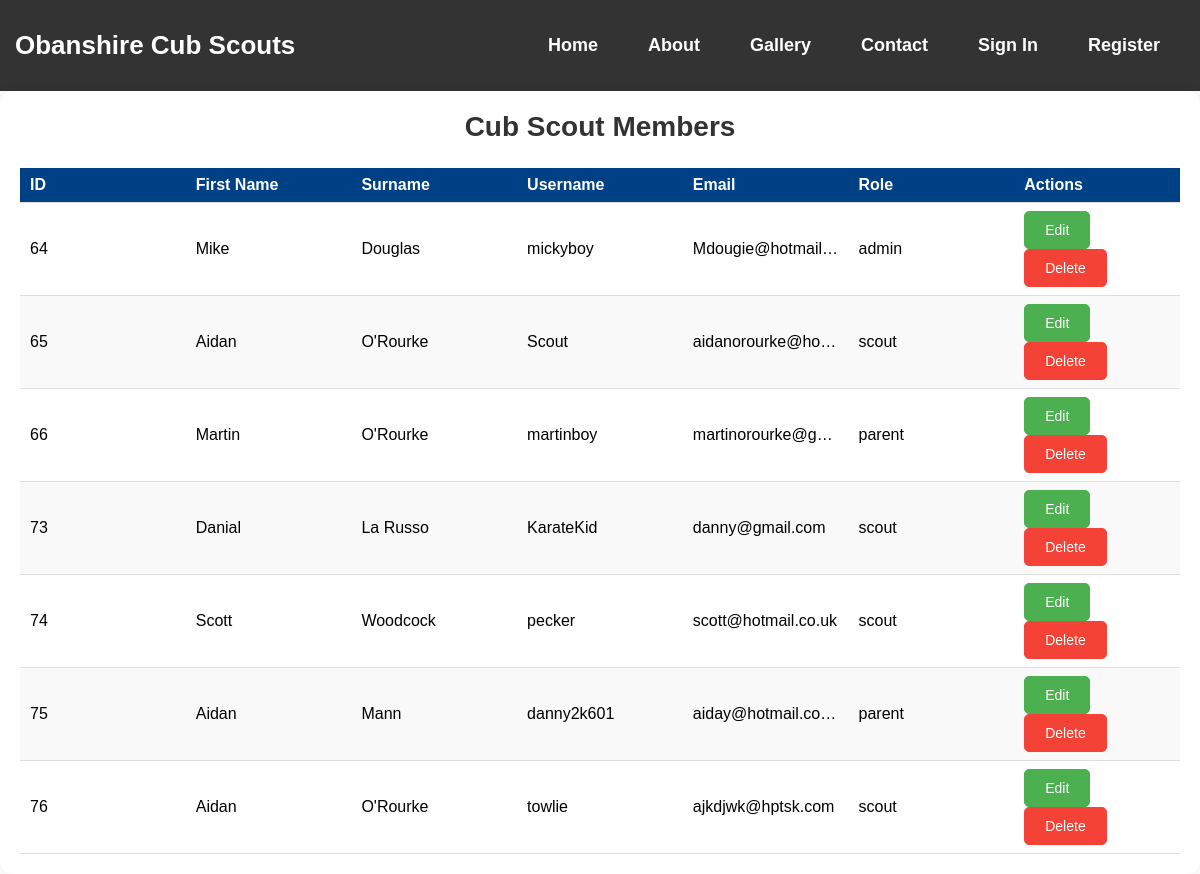
The app's page /public/admin/users.php, older data.
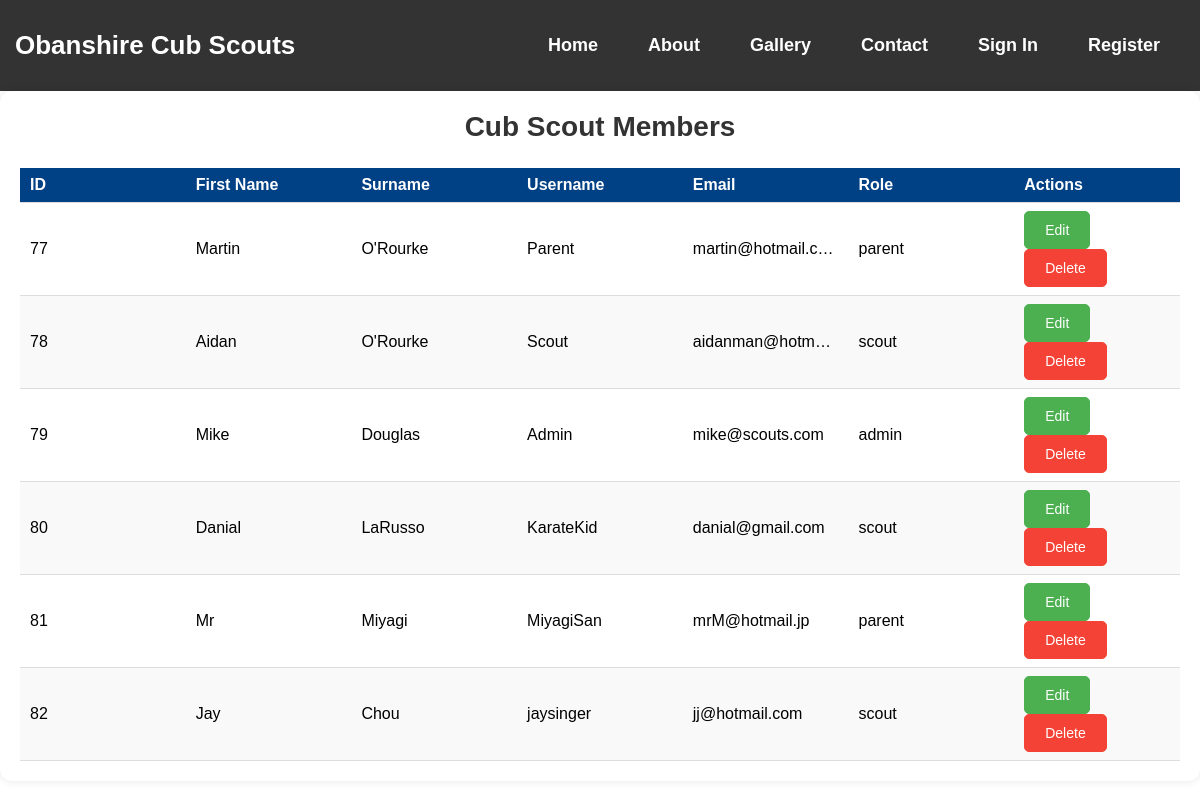
The same page, newer data.
### tables this page shows
CREATE TABLE `users` (
  `id` int(11) NOT NULL,
  `username` varchar(50) NOT NULL,
  `password` varchar(255) NOT NULL,
  `email` varchar(100) NOT NULL,
  `user_type` enum('admin','scout','parent') NOT NULL,
  `first_name` varchar(255) DEFAULT NULL,
  `surname` varchar(255) DEFAULT NULL
);

### public/admin/users.php (the view, shortened to what this page needs)
<?php
    include 'includes/header.php';
    include 'config/config.php';
$sql = "SELECT id, first_name, surname, username, email, user_type FROM users ORDER BY id ASC";
$result = mysqli_query($conn, $sql);
?>
<!DOCTYPE html>
<html lang="en">
<head>
</head>
<body>
  <div class="admin-container">
    <h1 class="admin-title">Cub Scout Members</h1>
    <div class="admin-table-wrapper">
      <table class="admin-table">
        <thead>
          <tr>
            <th>ID</th>
            <th>First Name</th>
            <th>Surname</th>
            <th>Username</th>
            <th>Email</th>
            <th>Role</th>
            <th>Actions</th>
          </tr>
        </thead>
        <tbody>
          <?php if (mysqli_num_rows($result) > 0): ?>
            <?php while ($user = mysqli_fetch_assoc($result)): ?>
              <tr>
                <td data-label="ID"><?= htmlspecialchars($user['id']) ?></td>
                <td data-label="first_name"><?= htmlspecialchars($user['first_name']) ?></td>
                <td data-label="surname"><?= htmlspecialchars($user['surname']) ?></td>
                <td data-label="Username"><?= htmlspecialchars($user['username']) ?></td>
                <td data-label="Email"><?= htmlspecialchars($user['email']) ?></td>
                <td data-label="Role"><?= htmlspecialchars($user['user_type']) ?></td>
                <td data-label="Actions">
                <a href="edit-user.php?id=<?= $user['id'] ?>" class="btn-edit">Edit</a>
                <a href="handlers/delete_user.php?id=<?= $user['id'] ?>" class="btn-delete" onclick="return confirm('Are you sure you want to delete this user?')">Delete</a>
                </td>
              </tr>
            <?php endwhile; ?>
          <?php else: ?>
            <tr>
              <td colspan="4" class="no-users">No users found.</td>
            </tr>
          <?php endif; ?>
        </tbody>
      </table>
    </div>
  </div>
</body>
</html>

### includes/header.php (shortened to what this page needs)
<!DOCTYPE html>
<html lang="en">
<head>
    <link rel="stylesheet" href="assets/css/style.css">
    <link rel="stylesheet" href="assets/css/nav.css">
    <link rel="stylesheet" href="assets/css/confirmation-message.css">
    <link rel="stylesheet" href="assets/css/users.css">
</head>
<body>
    <?php include "navigation.php"; ?>
</body>
</html>

### includes/navigation.php (shortened to what this page needs)
<nav class="navbar">
    <div class="navbar-container">
        <div class="logo">
            <a href="<?= ROOT_DIR ?>">Obanshire Cub Scouts</a>
        </div>
        <ul class="nav-links" id="navLinks">
            <?php if (!isset($_SESSION['user_type'])): ?>
                <li><a href="<?= ROOT_DIR ?>">Home</a></li>
                <li><a href="<?= ROOT_DIR ?>about">About</a></li>
                <li><a href="<?= ROOT_DIR ?>gallery">Gallery</a></li>
                <li><a href="<?= ROOT_DIR ?>contact">Contact</a></li>
                <li><a href="<?= ROOT_DIR ?>sign_in">Sign In</a></li>
                <li><a href="<?= ROOT_DIR ?>register">Register</a></li>
            <?php endif; ?>
        </ul>
    </div>
</nav>

### assets/css/style.css (style rules this page uses)
* { margin: 0; padding: 0; box-sizing: border-box; font-family: sans-serif; font-size: 16px; }

### assets/css/nav.css (style rules this page uses)
.navbar { background-color: #333; padding: 30px 15px; z-index: 999; }
.navbar-container { display: flex; justify-content: space-between; align-items: center; position: relative; }
.logo a { color: white; text-decoration: none; font-size: 26px; font-weight: bold; }
.nav-links { list-style-type: none; display: flex; justify-content: center; align-items: center; transition: all 0.3s ease; }
.nav-links li { margin: 0 15px; }
.nav-links a { color: white; text-decoration: none; font-size: 18px; font-weight: 800; padding: 10px; transition: background-color 0.3s ease; }

### assets/css/users.css (style rules this page uses)
.admin-container { max-width: 1500px; margin: 0 auto; background: #fff; padding: 20px; border-radius: 12px; box-shadow: 0 0 10px rgba(0,0,0,0.1); }
.admin-title { text-align: center; margin-bottom: 25px; color: #333; font-size: 28px; }
.admin-table-wrapper { overflow-x: auto; }
.admin-table { width: 100%; border-collapse: collapse; table-layout: fixed; }
.admin-table th, .admin-table td { padding: 8px 10px; border-bottom: 1px solid #ddd; text-align: left; overflow: hidden; text-overflow: ellipsis; }
.admin-table th { background-color: #004085; color: white; }
.admin-table tr:nth-child(even) { background-color: #f9f9f9; }
.btn-edit, .btn-delete { padding: 10px 20px; font-size: 14px; text-decoration: none; border-radius: 5px; display: inline-block; text-align: center; transition: background-color 0.3s, color 0.3s; }
.btn-edit { background-color: #4CAF50; color: white; border: 1px solid #4CAF50; }
.btn-delete { background-color: #f44336; color: white; border: 1px solid #f44336; }

Row changes from the older to the newer data that the page shows:
removed users: id "64", first_name "Mike", surname "Douglas", username "mickyboy", email "Mdougie@hotmail…", user_type "admin"
removed users: id "65", first_name "Aidan", surname "O'Rourke", username "Scout", email "aidanorourke@ho…", user_type "scout"
removed users: id "66", first_name "Martin", surname "O'Rourke", username "martinboy", email "martinorourke@g…", user_type "parent"
removed users: id "73", first_name "Danial", surname "La Russo", username "KarateKid", email "danny@gmail.com", user_type "scout"
removed users: id "74", first_name "Scott", surname "Woodcock", username "pecker", email "scott@hotmail.co.uk", user_type "scout"
removed users: id "75", first_name "Aidan", surname "Mann", username "danny2k601", email "aiday@hotmail.co…", user_type "parent"
removed users: id "76", first_name "Aidan", surname "O'Rourke", username "towlie", email "ajkdjwk@hptsk.com", user_type "scout"
added users: id "77", first_name "Martin", surname "O'Rourke", username "Parent", email "martin@hotmail.c…", user_type "parent"
added users: id "78", first_name "Aidan", surname "O'Rourke", username "Scout", email "aidanman@hotm…", user_type "scout"
added users: id "79", first_name "Mike", surname "Douglas", username "Admin", email "mike@scouts.com", user_type "admin"
added users: id "80", first_name "Danial", surname "LaRusso", username "KarateKid", email "danial@gmail.com", user_type "scout"
added users: id "81", first_name "Mr", surname "Miyagi", username "MiyagiSan", email "mrM@hotmail.jp", user_type "parent"
added users: id "82", first_name "Jay", surname "Chou", username "jaysinger", email "jj@hotmail.com", user_type "scout"
